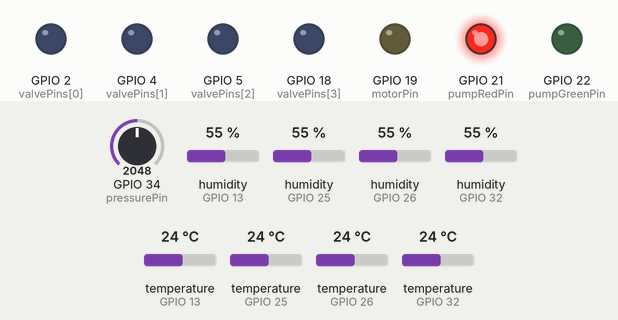
Recording of a program running on a simulated ESP32. On the bench: output pins drawn as LEDs (lit = HIGH). The inputs (shaded band) are chosen by the test bench; at power-on: GPIO 34 (pressurePin) = 2048, humidity (sensors on GPIO 13, GPIO 25, GPIO 26, GPIO 32) 55 %, temperature (sensors on GPIO 13, GPIO 25, GPIO 26, GPIO 32) 24 °C. WiFi joins after 1.5 s; servers stay silent unless stated; no MQTT or app messages arrive unless stated; what the program prints to the serial monitor is not drawn.

Above: at 2.7 s.
2.8 s: GPIO 34 (pressurePin) set to 879
6.5 s: GPIO 34 (pressurePin) set to 752
At 11.2 s:
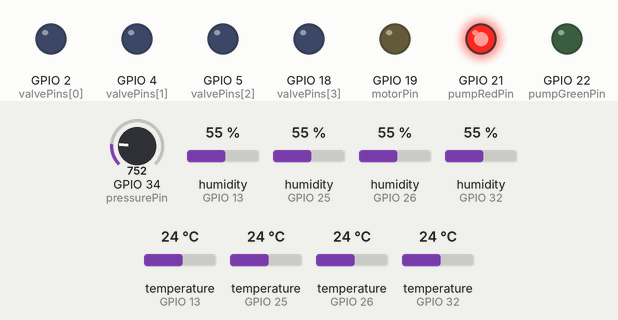
19.5 s: GPIO 34 (pressurePin) set to 1228
At 21.2 s:
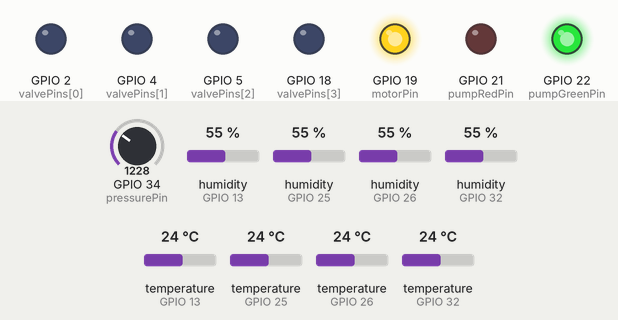
21.5 s: GPIO 34 (pressurePin) set to 122
At 26.2 s:
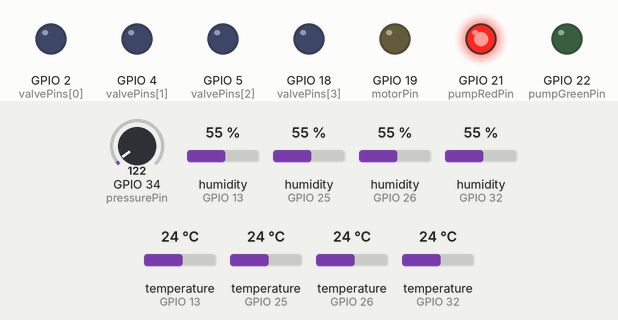
Timing chart, 0 to 27.5 s (numbered marks = the images above; inputs shaded):
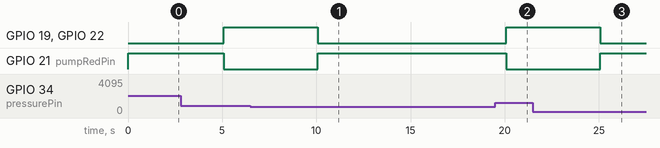

The program:

main.cpp
```cpp
#include <ArduinoJson.h>
#include <DHT.h>
#include <PubSubClient.h>
#include <WiFi.h>
#include <WiFiClientSecure.h>

// ================= CONFIG =================
#define DHTTYPE DHT22
#define NUM_REGIONS 4
#define TELEMETRY_INTERVAL 5000 // ms between telemetry publishes

// Pressure logic
#define PRESSURE_MAX_PSI 100
#define PRESSURE_DRY_THRESHOLD_PCT 20

// WiFi
const char *ssid = "Wokwi-GUEST";
const char *password = "";

// MQTT
const char *mqtt_server = "33712c7cb7174024b63e809028448b03.s1.eu.hivemq.cloud";
const int mqtt_port = 8883;
const char *mqtt_user = "agribrain";
const char *mqtt_pass = "#Shs_2838";

const char *topic_prefix = "agribrain_shravan";

// ================= PINS =================
const uint8_t dhtPins[NUM_REGIONS] = {32, 13, 25, 26};
const uint8_t valvePins[NUM_REGIONS] = {2, 4, 5, 18};

const uint8_t pressurePin = 34;
const uint8_t motorPin = 19;
const uint8_t pumpRedPin = 21;
const uint8_t pumpGreenPin = 22;

// ================= OBJECTS =================
DHT dhts[NUM_REGIONS] = {DHT(dhtPins[0], DHTTYPE), DHT(dhtPins[1], DHTTYPE),
                         DHT(dhtPins[2], DHTTYPE), DHT(dhtPins[3], DHTTYPE)};

WiFiClientSecure espClient;
PubSubClient client(espClient);

// ================= GLOBALS =================
unsigned long lastMsg = 0;
unsigned long lastReconnectAttempt = 0;
bool autoIrrigation = false; // Boot in MANUAL mode

// FIX: Manual valve timer — track when each valve should auto-close
// 0 = not scheduled. Non-zero = millis() deadline.
unsigned long manualValveEndMs[NUM_REGIONS] = {0, 0, 0, 0};

// =====================================================
// READ PRESSURE (0–100 PSI)
// =====================================================
float readPressurePSI() {
  int raw = analogRead(pressurePin); // 0–4095
  return (raw / 4095.0f) * PRESSURE_MAX_PSI;
}

// =====================================================
// PUMP SAFETY LOGIC
// =====================================================
bool applyPumpLogic(float psi) {
  float threshold = (PRESSURE_DRY_THRESHOLD_PCT / 100.0f) * PRESSURE_MAX_PSI;
  bool good = (psi > threshold);
  digitalWrite(motorPin, good ? HIGH : LOW);
  digitalWrite(pumpRedPin, good ? LOW : HIGH);
  digitalWrite(pumpGreenPin, good ? HIGH : LOW);
  return good;
}

// =====================================================
// WIFI
// =====================================================
void setup_wifi() {
  Serial.print("Connecting to WiFi…");
  WiFi.begin(ssid, password);
  while (WiFi.status() != WL_CONNECTED) {
    delay(500);
    Serial.print(".");
  }
  Serial.println(" Connected!");
  espClient.setInsecure(); // For HiveMQ Cloud (no CA pinning needed in Wokwi)
}

// =====================================================
// MQTT CALLBACK
// =====================================================
void callback(char *topic, byte *payload, unsigned int length) {

  // FIX: safe null-termination (guard against length == buffer size)
  char msgBuf[256];
  unsigned int safeLen =
      (length < sizeof(msgBuf) - 1) ? length : sizeof(msgBuf) - 1;
  memcpy(msgBuf, payload, safeLen);
  msgBuf[safeLen] = '\0';
  const char *msg = msgBuf;

  Serial.printf("MQTT [%s]: %s\n", topic, msg);

  // ── Auto mode toggle ──────────────────────────────────
  if (strstr(topic, "/control/auto")) {
    autoIrrigation = (strcmp(msg, "ON") == 0);
    Serial.printf("Auto irrigation: %s\n", autoIrrigation ? "ON" : "OFF");
    return;
  }

  // ── Brain controlled valve: /control/grid/N  ON|OFF ──
  if (strstr(topic, "/control/grid/")) {
    // Extract region number from topic tail
    const char *numPtr = topic + strlen(topic) - 1;
    while (numPtr > topic && *(numPtr - 1) != '/')
      numPtr--;
    int regionNum = atoi(numPtr); // 1-based
    if (regionNum >= 1 && regionNum <= NUM_REGIONS) {
      bool on = (strcmp(msg, "ON") == 0);
      int idx = regionNum - 1;
      digitalWrite(valvePins[idx], on ? HIGH : LOW);
      // Clear any manual timer since brain took over
      if (!on)
        manualValveEndMs[idx] = 0;
      Serial.printf("[VALVE] Region %d -> %s\n", regionNum,
                    on ? "OPEN" : "CLOSED");
    }
    return;
  }

  // ── Web-app direct manual: /control/manual ────────────
  // Brain normally handles this, but ESP acts as fallback if brain offline.
  // FIX: now honors the duration and schedules a timed close.
  if (strstr(topic, "/control/manual")) {
    StaticJsonDocument<128> doc;
    if (deserializeJson(doc, msg) == DeserializationError::Ok) {
      int regionNum = doc["region"] | 0;
      int duration = doc["duration"] | 1; // minutes
      if (regionNum >= 1 && regionNum <= NUM_REGIONS) {
        int idx = regionNum - 1;
        digitalWrite(valvePins[idx], HIGH);
        // FIX: schedule an auto-close after 'duration' minutes
        manualValveEndMs[idx] =
            millis() + (unsigned long)duration * 60UL * 1000UL;
        Serial.printf(
            "[MANUAL] Region %d OPEN for %d min (auto-close scheduled)\n",
            regionNum, duration);
      }
    }
    return;
  }
}

// =====================================================
// MQTT RECONNECT (Non-blocking)
// =====================================================
void reconnect() {
  if (client.connected())
    return;

  unsigned long now = millis();
  if (now - lastReconnectAttempt < 5000)
    return;
  lastReconnectAttempt = now;

  Serial.print("Connecting to MQTT…");
  if (client.connect("AgriBrainESP32", mqtt_user, mqtt_pass)) {
    Serial.println(" OK");

    char subTopic[64];
    snprintf(subTopic, sizeof(subTopic), "%s/control/#", topic_prefix);
    client.subscribe(subTopic);
    lastReconnectAttempt = 0;

  } else {
    Serial.printf(" Failed rc=%d\n", client.state());
  }
}

// =====================================================
// SETUP
// =====================================================
void setup() {
  Serial.begin(115200);

  // Valve & DHT init
  for (int i = 0; i < NUM_REGIONS; i++) {
    pinMode(valvePins[i], OUTPUT);
    digitalWrite(valvePins[i], LOW);
    dhts[i].begin();
  }

  // Pump LEDs
  pinMode(motorPin, OUTPUT);
  pinMode(pumpRedPin, OUTPUT);
  pinMode(pumpGreenPin, OUTPUT);
  digitalWrite(motorPin, LOW);
  digitalWrite(pumpRedPin, HIGH); // Red = off initially
  digitalWrite(pumpGreenPin, LOW);

  setup_wifi();
  client.setServer(mqtt_server, mqtt_port);
  client.setCallback(callback);
}

// =====================================================
// LOOP
// =====================================================
void loop() {
  // MQTT maintenance
  if (!client.connected())
    reconnect();
  client.loop();

  // FIX: Check and execute manual valve auto-close timers
  unsigned long nowMs = millis();
  for (int i = 0; i < NUM_REGIONS; i++) {
    if (manualValveEndMs[i] != 0 && nowMs >= manualValveEndMs[i]) {
      digitalWrite(valvePins[i], LOW);
      manualValveEndMs[i] = 0;
      Serial.printf("[MANUAL] Region %d valve AUTO-CLOSED after timer\n",
                    i + 1);
    }
  }

  // Telemetry throttle
  unsigned long now = millis();
  if (now - lastMsg < TELEMETRY_INTERVAL)
    return;
  lastMsg = now;

  bool anyValveOn = false;

  // ── Region telemetry ──────────────────────────────────
  for (int i = 0; i < NUM_REGIONS; i++) {
    float h = dhts[i].readHumidity();
    float t = dhts[i].readTemperature();

    if (isnan(h) || isnan(t))
      continue;

    bool valveState = false;

    if (autoIrrigation) {
      // Auto: open if humidity < 50%
      valveState = (h < 50.0f);
      // Don't override if there's still a manual timer running
      if (manualValveEndMs[i] == 0) {
        digitalWrite(valvePins[i], valveState ? HIGH : LOW);
      }
    } else {
      // Manual: read actual pin state
      valveState = (digitalRead(valvePins[i]) == HIGH);
    }

    if (valveState)
      anyValveOn = true;

    // Publish region telemetry
    StaticJsonDocument<128> doc;
    doc["region"] = i + 1;
    doc["humidity"] = h;
    doc["temp"] = t;
    doc["valve"] = valveState;

    char regionTopic[64], regionPayload[128];
    snprintf(regionTopic, sizeof(regionTopic), "%s/telemetry/region/%d",
             topic_prefix, i + 1);
    serializeJson(doc, regionPayload);
    client.publish(regionTopic, regionPayload);
  }

  // ── Pump/pressure telemetry ───────────────────────────
  float psi = readPressurePSI();
  bool pumpRunning = false;

  if (anyValveOn) {
    pumpRunning = applyPumpLogic(psi);
  } else {
    digitalWrite(motorPin, LOW);
    applyPumpLogic(psi); // update LEDs only
  }

  const char *stage =
      (psi <= (PRESSURE_DRY_THRESHOLD_PCT / 100.0f * PRESSURE_MAX_PSI)) ? "DRY"
                                                                        : "OK";

  StaticJsonDocument<128> pumpDoc;
  pumpDoc["state"] = pumpRunning ? "ON" : "OFF";
  pumpDoc["stage"] = stage;
  pumpDoc["pressure_psi"] = (int)psi;

  char motorTopic[64], motorPayload[128];
  snprintf(motorTopic, sizeof(motorTopic), "%s/telemetry/motor", topic_prefix);
  serializeJson(pumpDoc, motorPayload);
  client.publish(motorTopic, motorPayload);

  Serial.printf("Pressure: %.1f PSI | Pump: %s | Stage: %s\n", psi,
                pumpRunning ? "ON" : "OFF", stage);
  Serial.println("--- Telemetry Published ---");
}
```

Measured:
- after the input at 6.5 s, GPIO 19 (motorPin), GPIO 22 (pumpGreenPin): HIGH → LOW after 3.6 s; GPIO 21 (pumpRedPin): LOW → HIGH after 3.6 s
- after the input at 19.5 s, GPIO 19 (motorPin), GPIO 22 (pumpGreenPin): LOW → HIGH after 0.57 s; GPIO 21 (pumpRedPin): HIGH → LOW after 0.57 s
- after the input at 21.5 s, GPIO 19 (motorPin), GPIO 22 (pumpGreenPin): HIGH → LOW after 3.6 s; GPIO 21 (pumpRedPin): LOW → HIGH after 3.6 s
